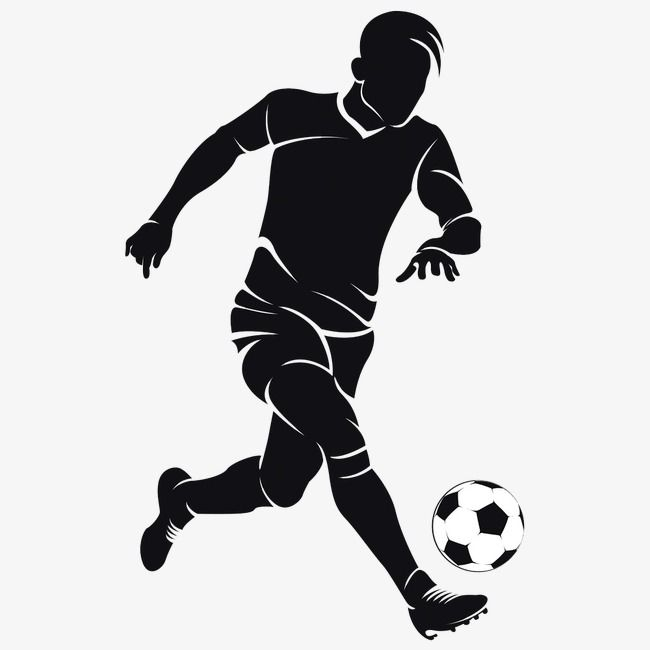
#> input picture soccer.jpg, 650 x 650 px
$ python calculo_histograma.py
#> lines starting #> are read from the running program, lines starting #| are printed output that depends on the picture
import cv2
import numpy as np
from matplotlib import pyplot as plt

img = cv2.imread("soccer.jpg")
#> img is the input picture: shape (650, 650, 3); mean B, G, R 202.8, 202, 202.1
color = ('b', 'g', 'r')

for i, col in enumerate(color):
    histr = cv2.calcHist([img], [i], None, [256], [0, 256])
    plt.plot(histr, color = col)
    plt.xlim([0, 256])
cv2.imshow("Imagem Original", img)
plt.show()
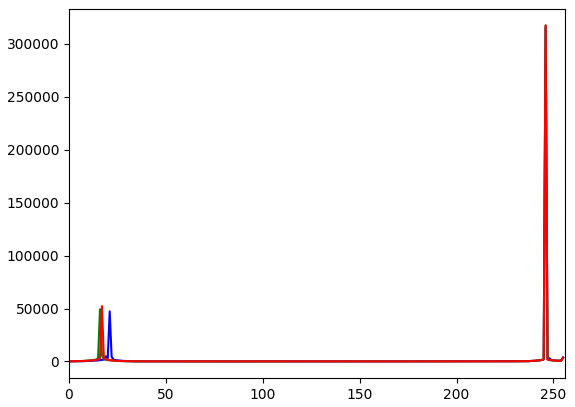
#> figure drawn by matplotlib, 1 panel; curve peaks at x = 246, y = 315570; curve peaks at x = 246, y = 317526; curve peaks at x = 246, y = 317550

cv2.waitKey(0)
cv2.destroyAllWindows()
